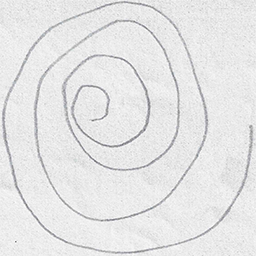
#> input picture data/NIATS/spiral/training/parkinson/V01PE02.png, 256 x 256 px
$ jupyter execute --allow-errors '11.3. Exemplo Completo com Visão Clássica-Logotipos.ipynb'   (shell and % lines are left out)
#> lines starting #> are read from the running program, lines starting #| are printed output that depends on the picture
<a href="https://colab.research.google.com/github/awangenh/vision/blob/master/jupyter/11.3.%20Exemplo%20Completo%20com%20Vis%C3%A3o%20Cl%C3%A1ssica-Logotipos.ipynb"></a>&nbsp; &nbsp;<a href=""></a>&nbsp; &nbsp; <a href=""></a>&nbsp; &nbsp;<a href=""></a>

# 11.3. Segundo Exemplo Completo com Visão Clássica

Este bloco de notas aqui vai mostrar a você o processo completo de uma pipeline de Visão Computacional: das filtragens iniciais até os métodos de Reconhecimento de Padrões utilizados para a classificação final das características extraídas das imagens multiplamente processadas.

### Questões sobre o Exercício:

Como este é um exemplo didático, na parte de tranformações e *Imagem -> Imagem* e *Imagem -> Modelo*, nós vamos dretamente da imagem original para uma transformação *Imagem -> Modelo*: **HoG**. Você pode imaginar que usarmos filtros *Imagem -> Imagem* nós podemos melhorar o resultado?

Na parte de *Reconhecimento de Padrões* (transformação de *Modelo -> Modelo* final), nós vamos Treinar e Testar os seguintes métodos de Aprendizado de Máquina Clássico: RF, XGB, kNN, ANN e SVM. Curioso para saber qual vai funcionar melhor?

# 1. Car Logotypes

## 1.1.Identificando logotipos de carros

Neste notebook aqui vamos testar a identificação dos logotipos de carros.

## 1.2. Dataset Description

O conjunto de dados que vamos usar é uma adaptação do conjunto [Car Brand Logos](https://www.kaggle.com/datasets/volkandl/car-brand-logos) do Kaggle, desenvolvido originalmente por Volkan Özdemir.

*This data set contains 8 brands' photos. It's divided as train and test images. In training set, there are over 300 images per logo. In test set, there are 63 photos for each.*

Nós adaptamos o dataset para a disciplina, modficando  sua estrutura para ser compatível com o código do Notebook 11.2, eliminamos imagens muito ruins e imagens de aros de carro com o logotipo no eixo, além de termos normalizado o tamanho das imagens.

 Nós vamos atacar o problema com vários métodos de Visão Computacional clássica e Aprendizad de Máquina classico.

# 2. Inicializações

## Checando onde você está rodando este bloco de notas e Configurando GPU

[cell 1]

try:
    import google.colab
    _ON_COLAB = True
except:
    _ON_COLAB = False

print('Running on Google Colab = ', _ON_COLAB)
import os
import torch
import matplotlib
import matplotlib.pyplot as plt
import numpy as np

# Definir o caminho base
if _ON_COLAB:
    BASE_PATH = "/content"
    import locale
    locale.getpreferredencoding = lambda: "UTF-8"
    ![ -d vision ] || git clone https://github.com/awangenh/vision
else:
    BASE_PATH = "/lapix" # trocar para o base path do seu computador se estiver rodando localmente, deixar /lapix se estiver rodando nos conteiners lapix
    VISIBLE_GPUS = [7] # Selecionar a GPU PARA RODAR! VER QUAL ESTA LIVRE

    if torch.cuda.device_count() != 8:
        print("GPU SETADA - PULANDO ETAPA")
    else:
        os.environ["CUDA_VISIBLE_DEVICES"] = str(VISIBLE_GPUS).replace("]", "").replace("[","").replace(" ", "")
        os.environ["NVIDIA_VISIBLE_DEVICES"] = str(VISIBLE_GPUS).replace("]", "").replace("[","").replace(" ", "")
        print("CUDA GPUS NUMBER: ", torch.cuda.device_count())

os.chdir(BASE_PATH) # garantir que está executando no caminho base definido

[cell 2]
try:
    import google.colab
    _ON_COLAB = True
except:
    _ON_COLAB = False

if  _ON_COLAB:
    # If you are Running on Google Colab,
    # Move vision/data one level up, into the root folder
    !mv vision/data ..

### Monte seu Google Drive como uma pasta

If you're using Google Colab together with your Google Drive, adapt this code below to point to the place where you've copied our Git in your Google Drive:

[cell 3]
# Code to mount the Google Drive
from google.colab import drive
drive.mount('/content/drive')

Look at the contents of your Drive:

# 2.2. Instalações comuns a todos os exercícios

If you are at your computer at home and have installed Anaconda, what needs to be additionally installed?

[cell 4]
# Install latest OpenCV with Python Interface using the Python Install Program

# Install the Extreme Gradient Boosting package for Classic Machine Learning

### Common Initializations

[cell 5]

# Make matplotlib draw graphics directly onto the notebook and not in a window

# Importações básicas
import os
import cv2
import numpy as np
from skimage import feature

# Definição de variáveis globais básicas
datapath = "../data/logotipos/"

# 3. Enfoque Clássico - Modelo Binário (Toyota X Volkswagen)

Although Deep learning with Convolutional Neural networks seems to be the best approach for this computer vision problem, we have a limited amount of training data (only 72 images) and we cannot apply data augmentation as it will lead to a distortion of the results. With this in mind we will rather apply the Histogram of Oriented Gradients Image Descriptor with an ensemble method i.e., Random Forest Classifier and Xgboost

## 3.1 Quantifique vetores característicos usando o HoG Descriptor

A função de quantificação possui duas estruturas alternativas dependendo se vamos querer gerar uma visualização do HoG ou somente calcular os vetores de características de histogramas de gradientes orientados.

### 3.1.1. Defina o Tamanho da Célula de Pixels de HoG

Para a geração dos vetores de características HoGianos, a imagem será dividida em células de x@x pixels. O valor ideal de x depende de caracteríticas do conteúdo da imagem e também do tamanho e resolução da imagem. Um bom valor para começar é 12 e é o que vamos usar aqui. Deixamos código com outros valores comuns para você experimentar.

[cell 6]
# Choose the cell_size for your HoG
#cell_size = 8
#cell_size = 10
cell_size = 12
#cell_size = 16
#cell_size = 24
#cell_size = 32

### 3.1.2. Função que calcula HoG para uma imagem

[cell 7]
def quantify_image_HoG(image, cell_size=12, visualize=False):
    if visualize:
        # Do not forget to select a cell_size above
        features, hog_image = feature.hog(image, orientations=9,
                               pixels_per_cell=(cell_size, cell_size), cells_per_block=(2, 2),
                               visualize=visualize,
                               transform_sqrt=True, block_norm="L1")

        return features, hog_image
    else:
        features = feature.hog(image, orientations=9,
                               pixels_per_cell=(cell_size, cell_size), cells_per_block=(2, 2),
                               transform_sqrt=True, block_norm="L1")

        return features

HOG is a structural descriptor that will capture and quantify changes in local gradient in the input image. HOG will naturally be able to quantify how the directions of a both spirals and waves change. And furthermore, HOG will be able to capture if these drawings have more of a “shake” to them, as we might expect from a Parkinson’s patient.

The resultant feature vector will then be used to train the classifier

### 3.1.3. A Função abaixo mostra alguns exemplos de HoG

[cell 8]
# Do not forget to select a cell_size above
def test_HoG(testingPath, cell_size):
    # Pega a lista de imagens
#> called with testingPath = '../data/logotipos/multiplo/training', cell_size = 12
    testingPaths = list(paths.list_images(testingPath))
    output_images = []
    # Escolhe 20 imagens a acaso
    for _ in range(20):
        imagePath = random.choice(testingPaths)
        # extract the class label from the filename
        label = imagePath.split(os.path.sep)[-2]
        # print(label)
        image = cv2.imread(imagePath)
#> image is the input picture: shape (256, 256, 3); mean B, G, R 229.7, 229.4, 229.4
        output = image.copy()
        output = cv2.resize(output, (128, 128))
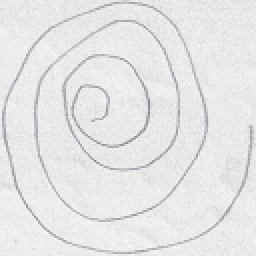
#> output: shape (128, 128, 3) (shown 2 times larger); mean B, G, R 229.8, 229.5, 229.6
        # pre-process the image
        image = cv2.cvtColor(image, cv2.COLOR_BGR2GRAY)
#> image: shape (256, 256)
        image = cv2.resize(image, (200, 200))
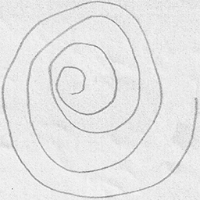
#> image: shape (200, 200); min 127, max 252, mean 229.3
        image = cv2.threshold(image, 0, 255,
                              cv2.THRESH_BINARY_INV | cv2.THRESH_OTSU)[1]
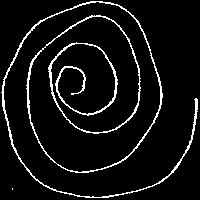
#> image: shape (200, 200); 6.7% white in thin lines or dots
        # quantify the image and make predictions based on the extracted features
        # lembre-se de incluir o parâmetro opcional visualize=True senão não serão
        # geradas imagens
        hog, hog_image = quantify_image_HoG(image, cell_size, visualize=True)
#> in quantify_image_HoG, `features, hog_image = feature.hog(image, orientations=9, pixels_per_ce..`:
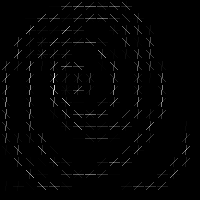
#> hog_image: shape (200, 200) float64; min 0, max 9.29, mean 0.136; drawn with min black and max white
#> in quantify_image_HoG, `features, hog_image = feature.hog(image, orientations=9, pixels_per_ce..`: features = 8100 values, max 1 at index 6108, min 0 at index 0, mean 0.0252
#> hog has the same summary as features in quantify_image_HoG
#> (the rest of the program and of its run is left out)
